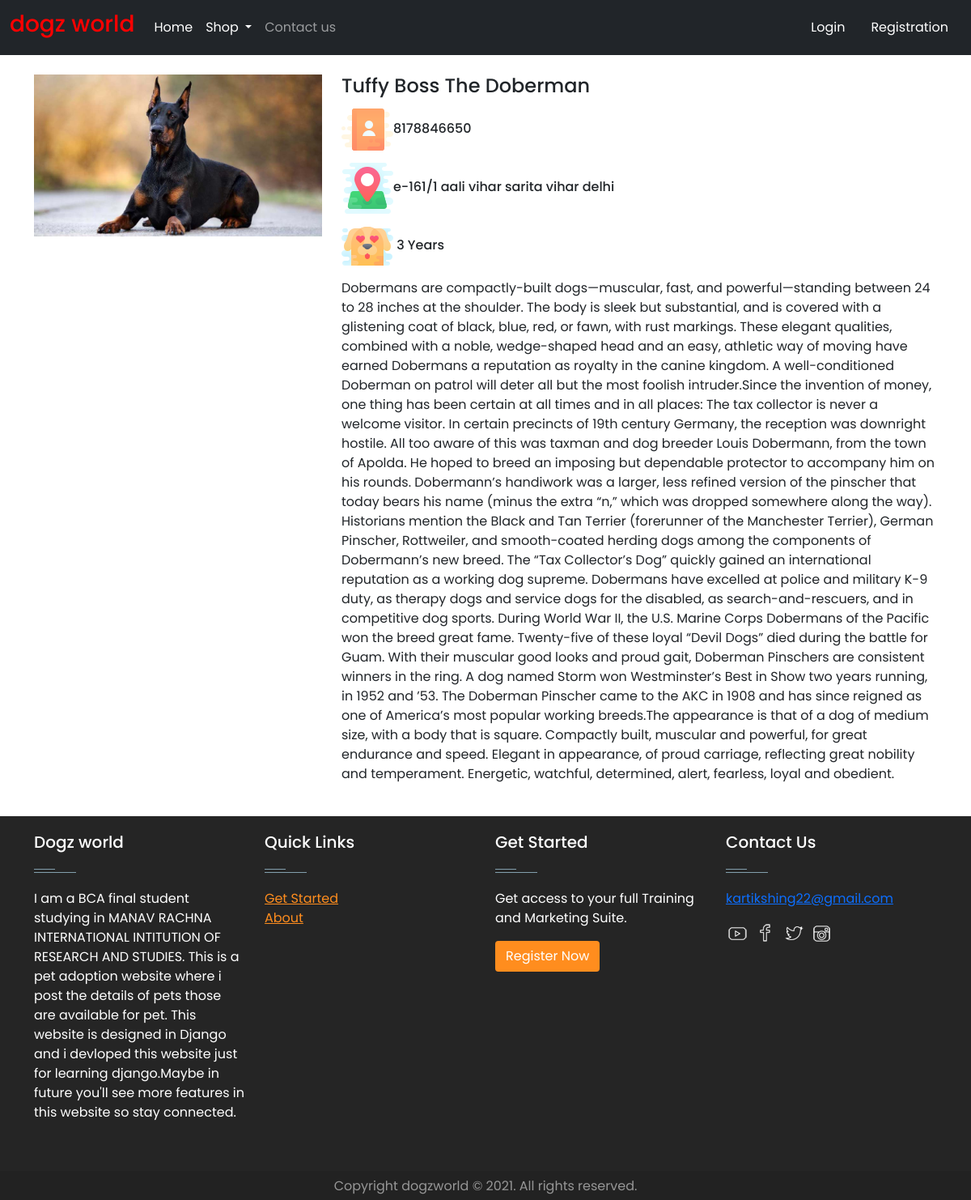
The app's page /product/16 with its own data.
### home/models.py (models this page shows, shortened)
class Dog(models.Model):
    product_id=models.AutoField
    name=models.CharField(max_length=50, default="")
    category= models.CharField(max_length=50, choices = breed)
    user_name= models.CharField(max_length=50, default="")
    age=models.IntegerField(default="")
    desc=models.CharField(max_length=300000, default="")
    pub_date=models.DateField(default=timezone.now)
    phone_number=models.IntegerField(max_length=13, default="+91")
    address=models.CharField(max_length=200, default="")
    city=models.CharField(max_length=50, choices = state)
    image=models.ImageField(upload_to="myimage", default="")

### home/views.py (the view)
# urls.py: path("product/<int:myid>",views.productview,name="ProductView"),
def productview(request,myid):
    product = Dog.objects.filter(id=myid)
    return render(request,"prodView.html",{'product':product[0]})

### templates/prodView.html (shortened to what this page needs)
{% extends 'base.html' %}
{% block body %}
{% load static%}
<div class="container my-4">
    <div class="row">
        <div class="col-md-4">
            <div class="row">
                <img src="/media/{{product.image}}" width="20%" height="30%">
            </div>
        </div>
        <div class="col-md-8">
            <h4>{{product.name}} The {{product.category}}</h4>
            <h6><img src="/static/icons/phone.png">{{product.phone_number}}</h6>
            <h6><img src="/static/icons/address.png">{{product.address}} <b>{{product.city}}</b></h6>
            <h6><img src="/static/icons/age.png"> {{product.age}} Years</h6>
            <p>{{product.desc}}</p>
        </div>
    </div>
</div>
{% endblock body %}

### static/style/mystyle.css (style rules this page uses)
* { margin: 0; padding: 0; box-sizing: border-box; font-family: 'Poppins', sans-serif; }

### records on screen
Dog: image (picture), name "Tuffy Boss", category "Doberman", phone_number "8178846650", address "e-161/1 aali vihar sarita vihar delhi", age "3", desc "Dobermans are compactly-built dogs—muscular, fast, and powerful—standing between 24 to 28 inches at the shoulder. The body is sleek but substantial, and is covered with a glistening coat of black, blue, red, or fawn, with rust markings. These elegant qualities, combined with a noble, wedge-shaped head and an easy, athletic way of moving have earned Dobermans a reputation as royalty in the canine kingdom. A well-conditioned Doberman on patrol will deter all but the most foolish intruder.Since the invention of money, one thing has been certain at all times and in all places: The tax collector is never a welcome visitor. In certain precincts of 19th century Germany, the reception was downright…"
